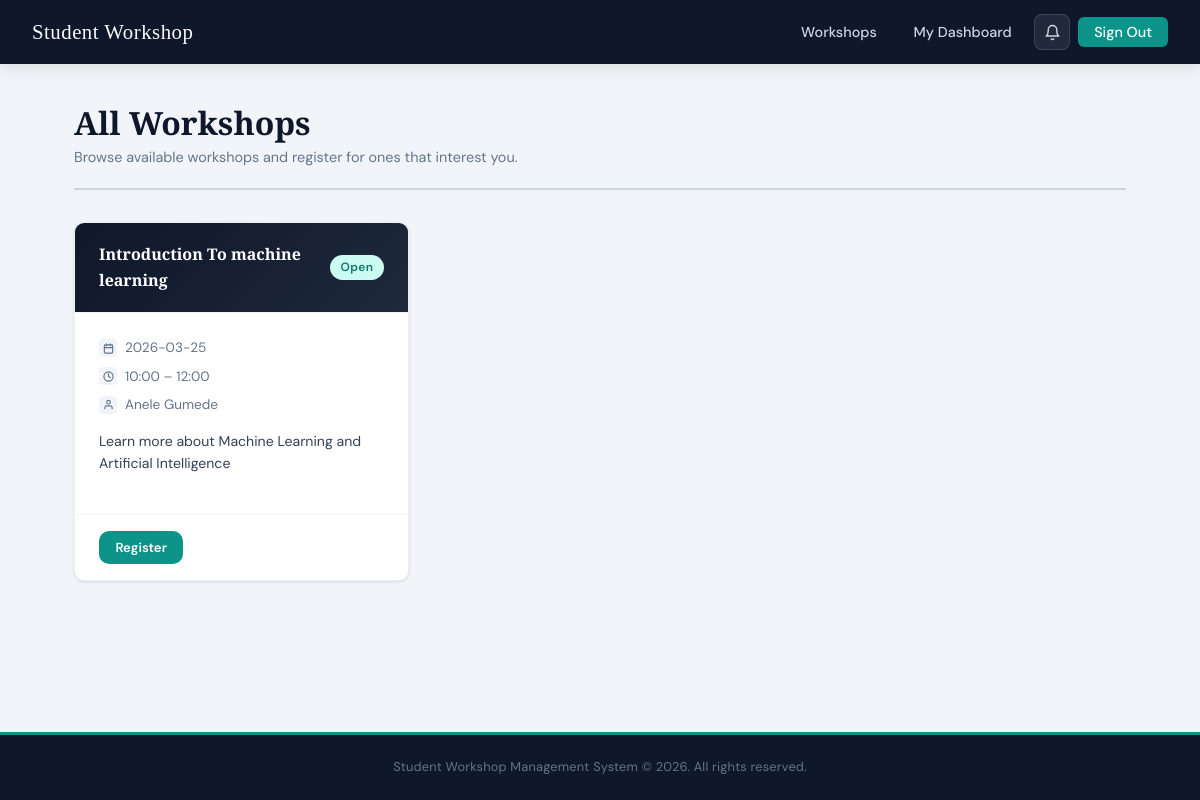
The app's page /workshops (signed in), older data.
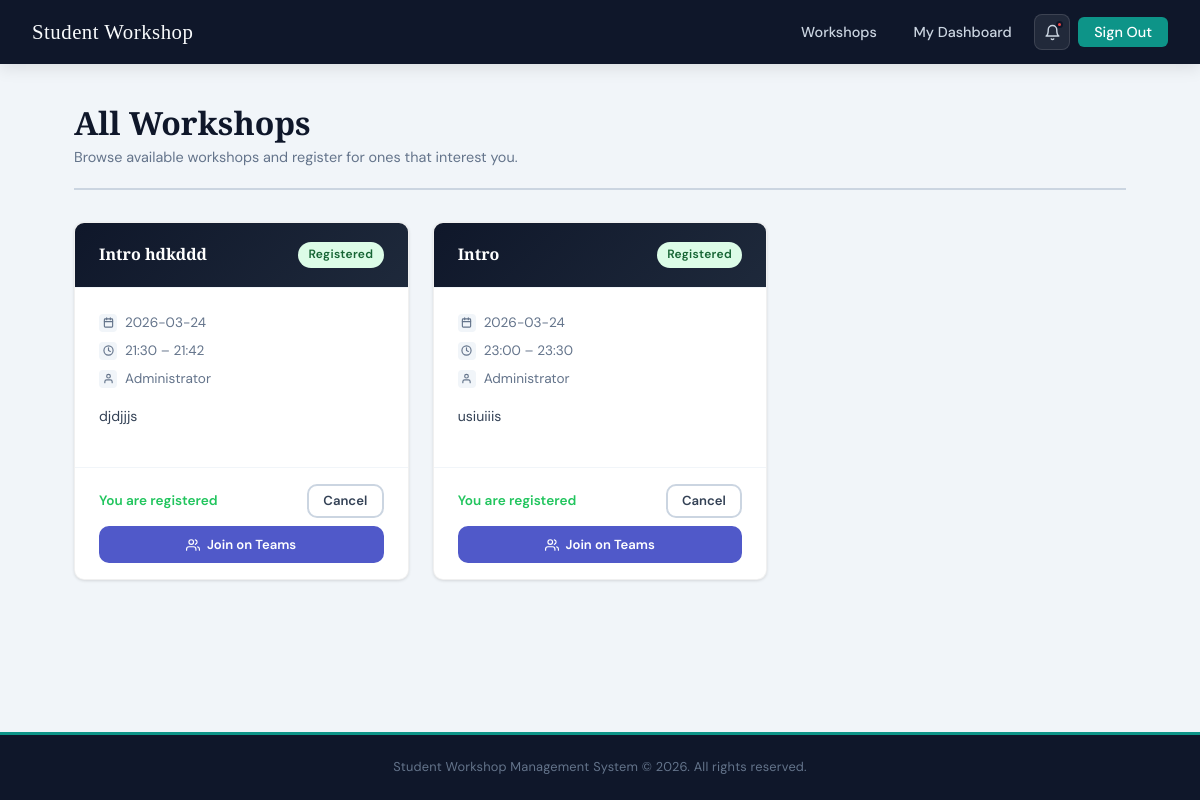
The same page, newer data.
### tables this page shows
CREATE TABLE workshops (
            id          INTEGER PRIMARY KEY AUTOINCREMENT,
            title       TEXT NOT NULL,
            description TEXT NOT NULL,
            date        TEXT NOT NULL,
            start_time  TEXT NOT NULL,
            end_time    TEXT NOT NULL,
            teams_link  TEXT,
            created_by  INTEGER NOT NULL,
            status      TEXT NOT NULL DEFAULT 'pending'
        );

CREATE TABLE users (
            id       INTEGER PRIMARY KEY AUTOINCREMENT,
            name     TEXT    NOT NULL,
            email    TEXT    NOT NULL UNIQUE,
            password TEXT    NOT NULL,
            role     TEXT    NOT NULL DEFAULT 'student',
            archived INTEGER NOT NULL DEFAULT 0
        );

### app.py (the view)
@app.route('/workshops')
def workshops():
    conn = get_db()
    role = session.get('role')
    uid  = session.get('user_id')
    current_time = datetime.now().strftime('%H:%M')
    today = date.today().isoformat()
    if role == 'admin':
        all_workshops = conn.execute('''
            SELECT w.*, u.name AS created_by_name
            FROM workshops w
            JOIN users u ON w.created_by = u.id
            ORDER BY w.date ASC, w.start_time ASC
        ''').fetchall()
    elif role == 'host':
        all_workshops = conn.execute('''
            SELECT w.*, u.name AS created_by_name,
                   (SELECT rating FROM feedback WHERE workshop_id = w.id AND user_id = ?) AS my_rating
            FROM workshops w
            JOIN users u ON w.created_by = u.id
            WHERE w.status = 'approved' OR w.created_by = ?
            ORDER BY w.date ASC, w.start_time ASC
        ''', (uid, uid)).fetchall()
    else:
        all_workshops = conn.execute('''
            SELECT w.*, u.name AS created_by_name,
                   (SELECT rating FROM feedback WHERE workshop_id = w.id AND user_id = ?) AS my_rating
            FROM workshops w
            JOIN users u ON w.created_by = u.id
            WHERE w.status = 'approved'
            ORDER BY w.date ASC, w.start_time ASC
        ''', (uid if uid else 0,)).fetchall()
    registered_ids = []
    if uid and role != 'admin':
        rows = conn.execute(
            'SELECT workshop_id FROM registrations WHERE user_id = ?', (uid,)
        ).fetchall()
        registered_ids = [r['workshop_id'] for r in rows]
    conn.close()
    return render_template(
        'workshops.html',
        workshops=all_workshops,
        registered_ids=registered_ids,
        today=today,
        current_time=current_time
    )

### app.py (called while the page is built)
def get_db():
    conn = sqlite3.connect(DATABASE)
    conn.row_factory = sqlite3.Row
    return conn

### templates/workshops.html (shortened to what this page needs)
{% extends 'base.html' %}
{% block content %}
<div class="page-wrapper">
  <div class="page-header">
    <div>
      <h1>All Workshops</h1>
      <p>
        {% if session.get('role') == 'admin' %}
          Overview of all workshops on the platform.
        {% else %}
          Browse available workshops and register for ones that interest you.
        {% endif %}
      </p>
    </div>
  </div>
  {% if workshops %}
    <div class="workshop-grid">
      {% for workshop in workshops %}
        <div class="card workshop-card">
          <div class="card-header">
            <h3>{{ workshop.title }}</h3>
            {% if session.get('role') == 'admin' %}
              {% if workshop.status == 'pending' %}
                <span class="badge" style="background:#fef9c3; color:#92400e;">Pending</span>
              {% elif workshop.status == 'rejected' %}
                <span class="badge badge-red">Rejected</span>
              {% elif workshop.date >= today %}
                <span class="badge badge-teal">Upcoming</span>
              {% else %}
                <span class="badge" style="background:#f1f5f9; color:#64748b;">Completed</span>
              {% endif %}
            {% else %}
              {% if workshop.id in registered_ids %}
                <span class="badge badge-green">Registered</span>
              {% else %}
                <span class="badge badge-teal">Open</span>
              {% endif %}
            {% endif %}
          </div>
          <div class="card-body">
            <div class="workshop-meta">
              <div class="meta-row">
                <div class="meta-icon">
                </div>
                <span>{{ workshop.date }}</span>
              </div>
              <div class="meta-row">
                <div class="meta-icon">
                  <svg xmlns="http://www.w3.org/2000/svg" width="11" height="11"
                    viewBox="0 0 24 24" fill="none" stroke="currentColor"
                    stroke-width="2.5" stroke-linecap="round" stroke-linejoin="round">
                    <circle cx="12" cy="12" r="10"/>
                    <polyline points="12 6 12 12 16 14"/>
                  </svg>
                </div>
                <span>{{ workshop.start_time }} &ndash; {{ workshop.end_time }}</span>
              </div>
              <div class="meta-row">
                <div class="meta-icon">
                  <svg xmlns="http://www.w3.org/2000/svg" width="11" height="11"
                    viewBox="0 0 24 24" fill="none" stroke="currentColor"
                    stroke-width="2.5" stroke-linecap="round" stroke-linejoin="round">
                    <path d="M20 21v-2a4 4 0 0 0-4-4H8a4 4 0 0 0-4 4v2"/>
                    <circle cx="12" cy="7" r="4"/>
                  </svg>
                </div>
                <span>{{ workshop.created_by_name }}</span>
              </div>
            </div>
            <p class="workshop-desc">{{ workshop.description }}</p>
          </div>
          <div class="card-footer" style="flex-direction: column; align-items: stretch; gap: 0.5rem;">
            {% if session.get('role') == 'admin' %}
              {% if workshop.status == 'pending' %}
                <div style="display:flex; justify-content:space-between; align-items:center;">
                  <span class="text-sm text-muted">Awaiting your approval</span>
                  <div style="display:flex; gap:0.5rem;">
                    <form method="POST" action="{{ url_for('approve_workshop', workshop_id=workshop.id) }}">
                      <button type="submit" class="btn btn-primary btn-sm">Approve</button>
                    </form>
                    <form method="POST" action="{{ url_for('reject_workshop', workshop_id=workshop.id) }}" onsubmit="return confirm('Reject this workshop?');">
                      <button type="submit" class="btn btn-danger btn-sm">Reject</button>
                    </form>
                  </div>
                </div>
              {% elif workshop.status == 'rejected' %}
                <div style="display:flex; justify-content:space-between; align-items:center;">
                  <span class="text-sm text-muted">This workshop was rejected.</span>
                  <form method="POST" action="{{ url_for('delete_workshop', workshop_id=workshop.id) }}" onsubmit="return confirm('Delete this workshop?');">
                    <button type="submit" class="btn btn-danger btn-sm">Delete</button>
                  </form>
                </div>
              {% else %}
                <div style="display:flex; justify-content:space-between; align-items:center;">
                  <span class="text-sm" style="color:var(--success); font-weight:600;">Live</span>
                  <form method="POST" action="{{ url_for('delete_workshop', workshop_id=workshop.id) }}" onsubmit="return confirm('Delete this workshop?');">
                    <button type="submit" class="btn btn-danger btn-sm">Delete</button>
                  </form>
                </div>
              {% endif %}
            {% elif session.get('user_id') and session.get('role') != 'admin' %}
              {% if workshop.id in registered_ids %}
                {% if workshop.date < today %}
                  <div style="display:flex; justify-content:space-between; align-items:center;">
                    <span class="text-sm text-muted">This workshop has passed.</span>
                    {% if not workshop.my_rating %}
                      <a href="{{ url_for('leave_feedback', workshop_id=workshop.id) }}"
                        class="btn btn-sm"
                        style="background: var(--warning); border-color: var(--warning); color: var(--navy);">
                        <svg xmlns="http://www.w3.org/2000/svg" width="12" height="12"
                          viewBox="0 0 24 24" fill="none" stroke="currentColor"
                          stroke-width="2" stroke-linecap="round" stroke-linejoin="round"
                          style="margin-right: 4px;">
                          <polygon points="12 2 15.09 8.26 22 9.27 17 14.14 18.18 21.02 12 17.77 5.82 21.02 7 14.14 2 9.27 8.91 8.26 12 2"/>
                        </svg>
                        Leave Feedback
                      </a>
                    {% else %}
                      <span class="text-sm" style="color:var(--teal); font-weight:600;">
                        &#9733; {{ workshop.my_rating }}/5
                      </span>
                    {% endif %}
                  </div>
                {% else %}
                  <div style="display:flex; justify-content:space-between; align-items:center;">
                    <span class="text-sm" style="color:var(--success); font-weight:600;">You are registered</span>
                    <form method="POST" action="{{ url_for('unregister_workshop', workshop_id=workshop.id) }}">
                      <button type="submit" class="btn btn-ghost btn-sm">Cancel</button>
                    </form>
                  </div>
                  {% if workshop.teams_link %}
                    <a href="{{ workshop.teams_link }}" target="_blank"
                      class="btn btn-sm"
                      style="justify-content:center; background:#5059C9; border-color:#5059C9; color:white;">
                      Join on Teams
                    </a>
                  {% endif %}
                {% endif %}
              {% else %}
                {% if workshop.date < today %}
                  <span class="text-sm text-muted">This workshop has passed.</span>
                {% else %}
                  <form method="POST" action="{{ url_for('join_workshop', workshop_id=workshop.id) }}">
                    <button type="submit" class="btn btn-primary btn-sm">Register</button>
                  </form>
                {% endif %}
              {% endif %}
            {% else %}
              <span class="text-sm text-muted">Sign in to register</span>
              <a href="{{ url_for('login') }}" class="btn btn-ghost btn-sm">Sign In</a>
            {% endif %}
          </div>
        </div>
      {% endfor %}
    </div>
  {% endif %}
</div>
{% endblock %}

### templates/base.html (shortened to what this page needs)
<!DOCTYPE html>
<html lang="en">
<head>
  <link rel="stylesheet" href="{{ url_for('static', filename='style.css') }}"/>
</head>
<body>
  <nav>
  <a href="{{ url_for('index') }}" class="nav-brand">
      Student Workshop
    </a>
    <ul class="nav-links" id="navLinks">
      {% if session.get('role') %}
        {% if session.get('role') == 'admin' %}
          <li><a href="{{ url_for('workshops') }}">Workshops</a></li>
          <li><a href="{{ url_for('admin_dashboard') }}">Admin Panel</a></li>
        {% elif session.get('role') == 'host' %}
          <li><a href="{{ url_for('workshops') }}">Workshops</a></li>
          <li><a href="{{ url_for('host_dashboard') }}">My Dashboard</a></li>
          <li style="position: relative; display: flex; align-items: center;">
            <button class="bell-btn" id="bellBtn" aria-label="Notifications">
              <svg xmlns="http://www.w3.org/2000/svg" width="17" height="17"
                viewBox="0 0 24 24" fill="none" stroke="currentColor"
                stroke-width="2" stroke-linecap="round" stroke-linejoin="round">
                <path d="M18 8A6 6 0 0 0 6 8c0 7-3 9-3 9h18s-3-2-3-9"/>
                <path d="M13.73 21a2 2 0 0 1-3.46 0"/>
              </svg>
            </button>
          </li>
        {% else %}
          <li><a href="{{ url_for('workshops') }}">Workshops</a></li>
          <li><a href="{{ url_for('dashboard') }}">My Dashboard</a></li>
          <li style="position: relative; display: flex; align-items: center;">
            <button class="bell-btn" id="bellBtn" aria-label="Notifications">
              <svg xmlns="http://www.w3.org/2000/svg" width="17" height="17"
                viewBox="0 0 24 24" fill="none" stroke="currentColor"
                stroke-width="2" stroke-linecap="round" stroke-linejoin="round">
                <path d="M18 8A6 6 0 0 0 6 8c0 7-3 9-3 9h18s-3-2-3-9"/>
                <path d="M13.73 21a2 2 0 0 1-3.46 0"/>
              </svg>
              <span class="bell-dot" id="bellDot"></span>
            </button>
          </li>
        {% endif %}
        <li><a href="{{ url_for('logout') }}" class="btn-nav">Sign Out</a></li>
      {% else %}
        <li><a href="{{ url_for('workshops') }}">Workshops</a></li>
        <li><a href="{{ url_for('login') }}">Sign In</a></li>
        <li><a href="{{ url_for('register') }}" class="btn-nav">Register</a></li>
      {% endif %}
    </ul>
  </nav>
  <main class="main-content">
    {% block content %}{% endblock %}
  </main>
  <footer class="site-footer">
    <p>Student Workshop Management System &copy; 2026. All rights reserved.</p>
  </footer>
</body>
</html>

Row changes from the older to the newer data that the page shows:
added workshops: title "Intro hdkddd", shows "Registered", date "2026-03-24", start_time "21:30", end_time "21:42", created_by_name "Administrator", description "djdjjjs"
changed workshops: title "Introduction To machine learning" → "Intro"; date "2026-03-25" → "2026-03-24"; start_time "10:00" → "23:00"; end_time "12:00" → "23:30"; created_by_name "Anele Gumede" → "Administrator"; description "Learn more about Machine Learning and Artificial Intelligence" → "usiuiiis"; text "Open" → "Registered"; date "Register" → "You are registered Cancel Join on Teams"
